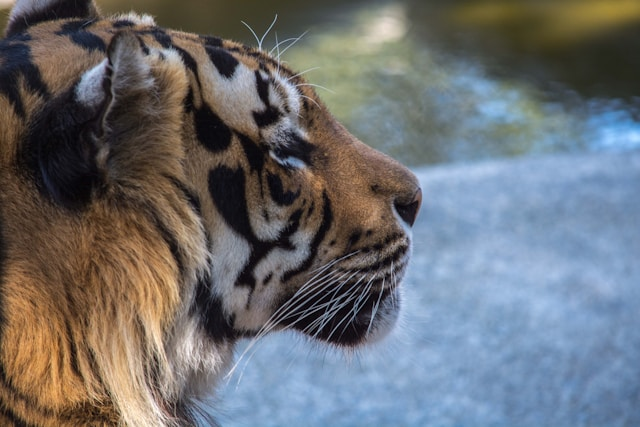
#> input picture testOG.jpg, 640 x 427 px
$ python decoder.py
#> lines starting #> are read from the running program, lines starting #| are printed output that depends on the picture
# # imports
from PIL import Image
import numpy as np
from scipy.ndimage import rotate
import random
from stegano import lsb
# #


# # inputs
master_img = input("Enter master jpg image name(in current dir): ");
#> the answer given: testOG.jpg
encoded_img = input("Enter encoded PNG image name(in current dir): ");
#> the answer given: LSB.png
# #


# # open THE iamge resize to 300x300 -> convert to RGB image -> convert to greyscale ->
img_rgb = Image.open(master_img).convert("RGB")
#> img_rgb is the input picture: PIL image 640x427 RGB; mean R, G, B 108.2, 110.4, 114
img_rgb = img_rgb.resize((300, 300))
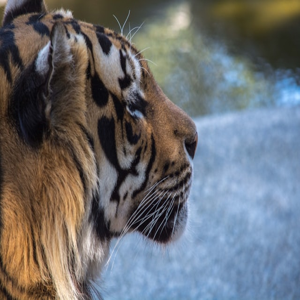
#> img_rgb: PIL image 300x300 RGB; mean R, G, B 108.2, 110.4, 114
matrix_rgb = np.array(img_rgb)

R = matrix_rgb[:,:,0]
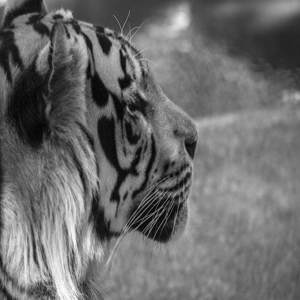
#> R: shape (300, 300); min 0, max 255, mean 108.2
G = matrix_rgb[:,:,1]
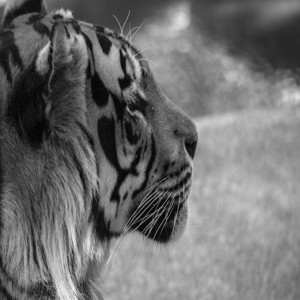
#> G: shape (300, 300); min 0, max 241, mean 110.4
B = matrix_rgb[:,:,2]
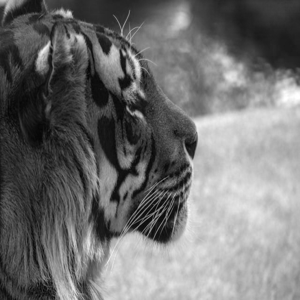
#> B: shape (300, 300); min 1, max 255, mean 114

matrix_manual_gray = (0.299 * R + 0.587 * G + 0.114 * B).astype(np.uint8)
# #


# # decoding the encoded image using LSB steganography
#> (the run stopped early here; a loop or call above may not have finished)
